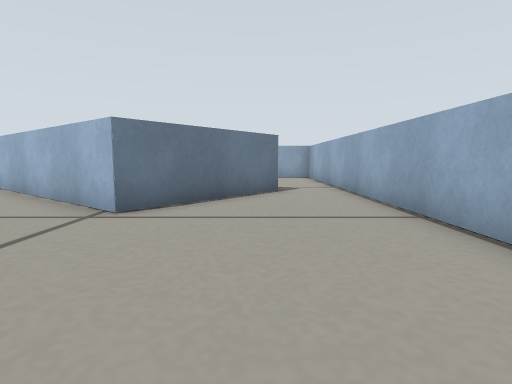
view 1 (above)

14 first-person views from a walk through a robot-simulator world made for Gazebo. The camera is 0.17 m above the floor, tilts 6° down and sees 80° across. The floor is counted in squares, 0.2 m on a side. Each view is taken from the middle of a square. On the plan, view 1 faces up. The plan holds only what a view shows up to about 11 squares ahead; the rest is blank.

view 2
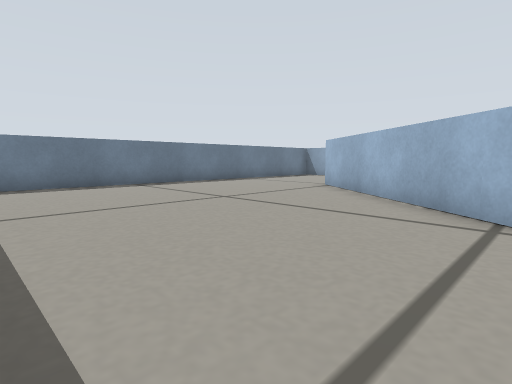

view 3
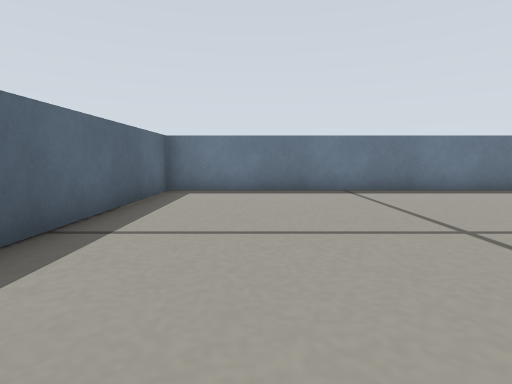

view 4
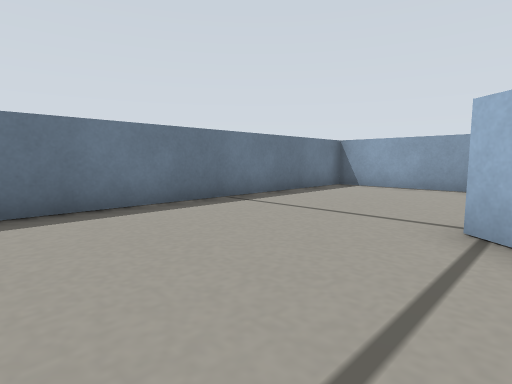

view 5
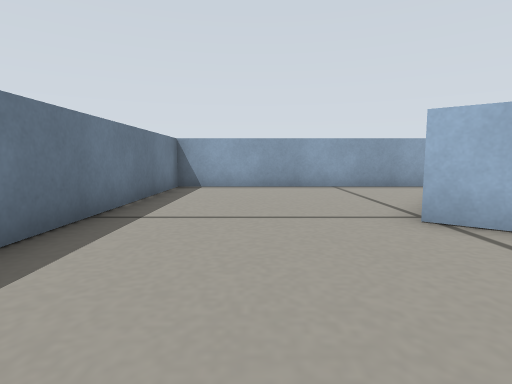

view 6
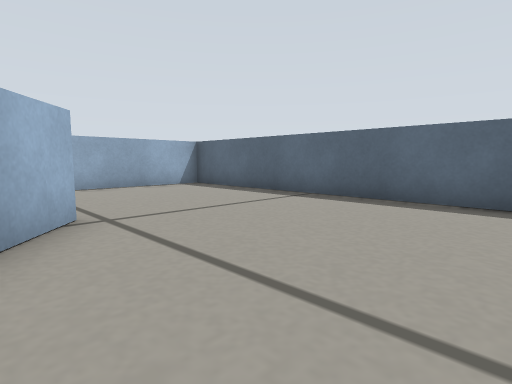

view 7
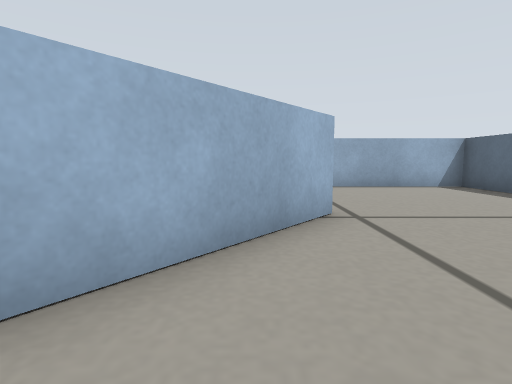

view 8
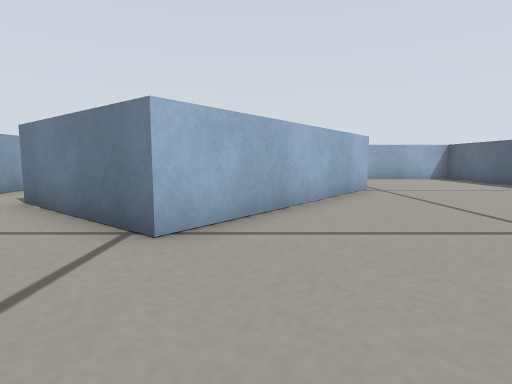

view 9
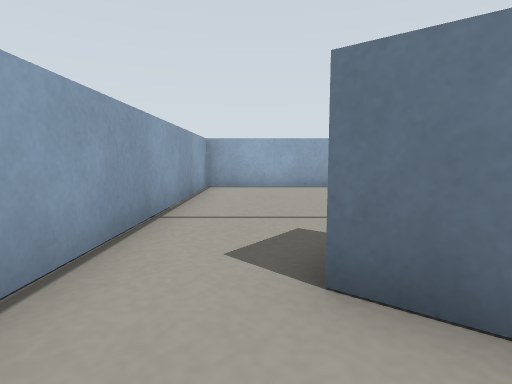

view 10
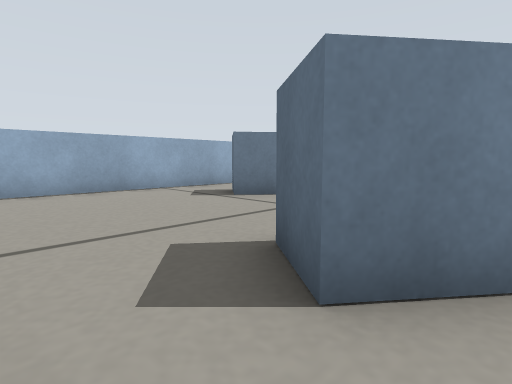

view 11
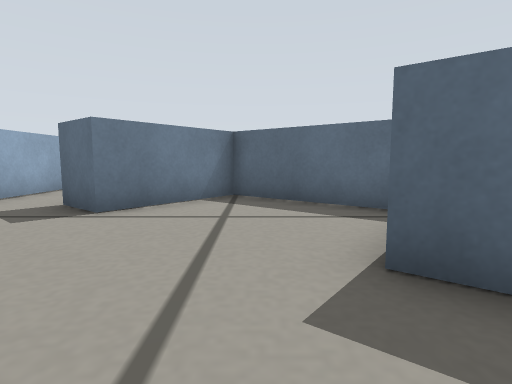

view 12
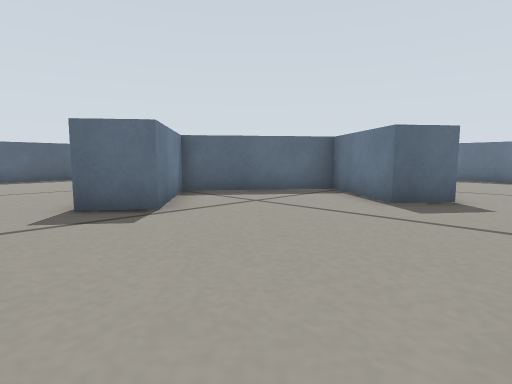

view 13
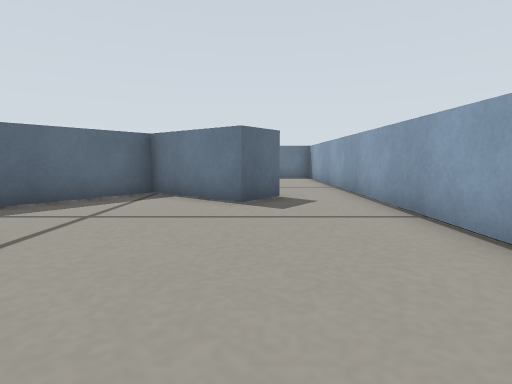

view 14
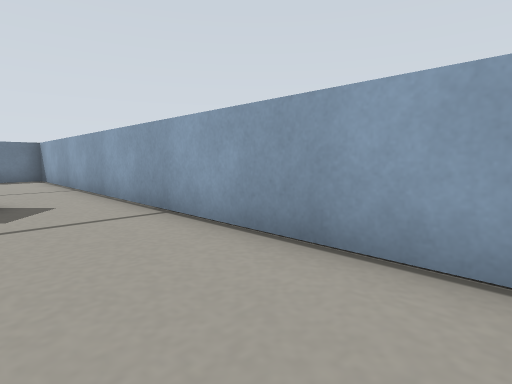

### Floor plan
Points are (right, up) in squares from view 1. A wall is a line through its corners. A room is listed if a view was taken in it or the views show most of it. See-through windows are left out.
Room 1 (views 1, 2, 3, 4, 5, 6, 7, 8, 9)
walls: (0.6, 8.3) (-2.2, 4.8) (-7.7, 9.1) (-5.1, 12.5); (-6.5, 14.5) (-12.5, 14.5) (-12.5, -0.5) (2.5, -0.5) (2.5, 6.5)
ways out: opening at (-5.5, 13.5) to room 2; opening at (1.5, 7.5) to room 2
Room 2 (views 10, 11, 12, 13, 14)
walls: (-5.1, 12.5) (-4, 11.7) (-5.9, 9.3) (-2.5, 6.7) (-0.5, 9.2) (0.6, 8.3); (2.5, 6.5) (2.5, 14.5) (-6.5, 14.5)
ways out: opening at (-5.5, 13.5) to room 1; opening at (1.5, 7.5) to room 1

Positions as (right, up) in squares from view 1, and headings:
1: (0, 0), facing up
2: (-2, 0), facing up-left
3: (-4, 2), facing left
4: (-7, 5), facing up-left
5: (-10, 5), facing up
6: (-7, 6), facing down-right
7: (-7, 6), facing right
8: (-11, 8), facing right
9: (-7, 13), facing right
10: (-6, 14), facing down-right
11: (-3, 14), facing down
12: (2, 14), facing down-left
13: (2, 12), facing left
14: (2, 12), facing up-left
